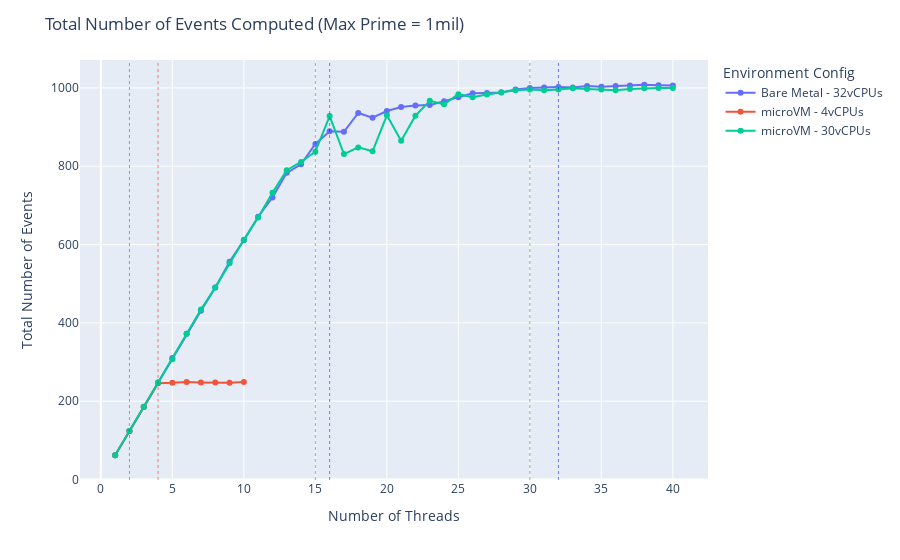

The notebook cell this image was saved under:
### Markdown cell above
## Visualize: Total Number of Events

### Code cell
fig = px.line(dff_1mil, x='Number of Threads', y='Total Number of Events', color='Environment Config', markers=True)
fig.add_vline(x=2, line_width=0.5, line_dash="dot", line_color="red")
fig.add_vline(x=4, line_width=0.5, line_dash="dot", line_color="red")
fig.add_vline(x=15, line_width=0.5, line_dash="dot", line_color="green")
fig.add_vline(x=16, line_width=0.5, line_dash="dot", line_color="blue")
fig.add_vline(x=30, line_width=0.5, line_dash="dot", line_color="green")
fig.add_vline(x=32, line_width=0.5, line_dash="dot", line_color="blue")
fig['layout'].update(title='Total Number of Events Computed (Max Prime = 1mil)')
fig.show()

### Figure 1 — Plotly figure (JSON) as saved in the notebook; plotly's stock layout.template omitted (floating-point values rounded to 4 significant figures)
{"data": [{"hovertemplate": "Environment Config=Bare Metal - 32vCPUs<br>Number of Threads=%{x}<br>Total Number of Events=%{y}<extra></extra>", "legendgroup": "Bare Metal - 32vCPUs", "line": {"color": "#636efa", "dash": "solid"}, "marker": {"symbol": "circle"}, "mode": "markers+lines", "name": "Bare Metal - 32vCPUs", "orientation": "v", "showlegend": true, "type": "scatter", "x": [1, 2, 3, 4, 5, 6, 7, 8, 9, 10, 11, 12, 13, 14, 15, 16, 17, 18, 19, 20, 21, 22, 23, 24, 25, 26, 27, 28, 29, 30, 31, 32, 33, 34, 35, 36, 37, 38, 39, 40], "xaxis": "x", "y": [62, 124, 186, 248, 310, 372, 431, 490, 556, 611, 671, 720, 783, 805, 857, 889, 888, 936, 924, 941, 951, 955, 956, 966, 976, 986, 987, 988, 996, 1000, 1001, 1002, 1001, 1005, 1003, 1005, 1006, 1008, 1007, 1006], "yaxis": "y"}, {"hovertemplate": "Environment Config=microVM - 4vCPUs<br>Number of Threads=%{x}<br>Total Number of Events=%{y}<extra></extra>", "legendgroup": "microVM - 4vCPUs", "line": {"color": "#EF553B", "dash": "solid"}, "marker": {"symbol": "circle"}, "mode": "markers+lines", "name": "microVM - 4vCPUs", "orientation": "v", "showlegend": true, "type": "scatter", "x": [1, 2, 3, 4, 5, 6, 7, 8, 9, 10], "xaxis": "x", "y": [62, 124, 185, 246, 247, 249, 248, 248, 247, 249], "yaxis": "y"}, {"hovertemplate": "Environment Config=microVM - 30vCPUs<br>Number of Threads=%{x}<br>Total Number of Events=%{y}<extra></extra>", "legendgroup": "microVM - 30vCPUs", "line": {"color": "#00cc96", "dash": "solid"}, "marker": {"symbol": "circle"}, "mode": "markers+lines", "name": "microVM - 30vCPUs", "orientation": "v", "showlegend": true, "type": "scatter", "x": [1, 2, 3, 4, 5, 6, 7, 8, 9, 10, 11, 12, 13, 14, 15, 16, 17, 18, 19, 20, 21, 22, 23, 24, 25, 26, 27, 28, 29, 30, 31, 32, 33, 34, 35, 36, 37, 38, 39, 40], "xaxis": "x", "y": [62, 124, 185, 248, 307, 372, 434, 490, 552, 612, 669, 732, 790, 811, 837, 928, 831, 848, 838, 930, 865, 929, 967, 958, 984, 976, 983, 989, 994, 996, 994, 996, 999, 997, 996, 994, 997, 999, 1000, 1000], "yaxis": "y"}], "layout": {"legend": {"title": {"text": "Environment Config"}, "tracegroupgap": 0}, "margin": {"t": 60}, "shapes": [{"line": {"color": "red", "dash": "dot", "width": 0.5}, "type": "line", "x0": 2, "x1": 2, "xref": "x", "y0": 0, "y1": 1, "yref": "y domain"}, {"line": {"color": "red", "dash": "dot", "width": 0.5}, "type": "line", "x0": 4, "x1": 4, "xref": "x", "y0": 0, "y1": 1, "yref": "y domain"}, {"line": {"color": "green", "dash": "dot", "width": 0.5}, "type": "line", "x0": 15, "x1": 15, "xref": "x", "y0": 0, "y1": 1, "yref": "y domain"}, {"line": {"color": "blue", "dash": "dot", "width": 0.5}, "type": "line", "x0": 16, "x1": 16, "xref": "x", "y0": 0, "y1": 1, "yref": "y domain"}, {"line": {"color": "green", "dash": "dot", "width": 0.5}, "type": "line", "x0": 30, "x1": 30, "xref": "x", "y0": 0, "y1": 1, "yref": "y domain"}, {"line": {"color": "blue", "dash": "dot", "width": 0.5}, "type": "line", "x0": 32, "x1": 32, "xref": "x", "y0": 0, "y1": 1, "yref": "y domain"}], "title": {"text": "Total Number of Events Computed (Max Prime = 1mil)"}, "xaxis": {"anchor": "y", "domain": [0, 1], "title": {"text": "Number of Threads"}}, "yaxis": {"anchor": "x", "domain": [0, 1], "title": {"text": "Total Number of Events"}}}}
